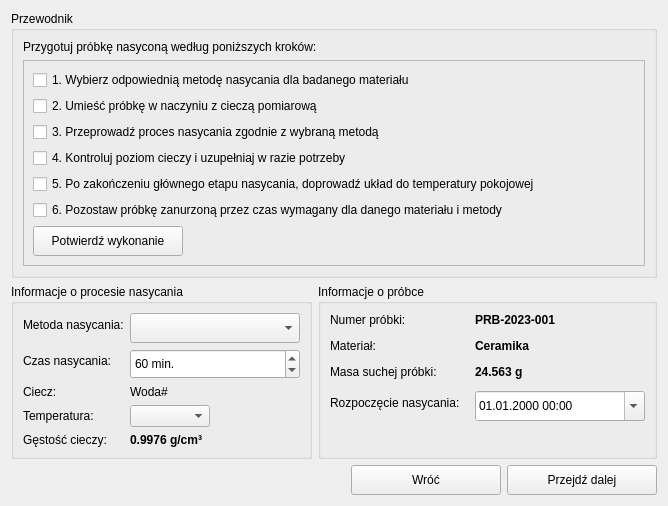
                  <widget class="QWidget" name="pagePrepareMeasureTriple">
                   <layout class="QVBoxLayout" name="verticalLayout_40">
                    <item>
                     <widget class="QGroupBox" name="groupBoxGuideGPrepareSaturation">
                      <property name="minimumSize">
                       <size>
                        <width>0</width>
                        <height>250</height>
                       </size>
                      </property>
                      <property name="title">
                       <string>Przewodnik</string>
                      </property>
                      <layout class="QVBoxLayout" name="verticalLayout_24">
                       <item>
                        <widget class="QLabel" name="guideDescPrepareSaturation">
                         <property name="font">
                          <font>
                           <pointsize>9</pointsize>
                          </font>
                         </property>
                         <property name="text">
                          <string>Przygotuj próbkę nasyconą według poniższych kroków:</string>
                         </property>
                         <property name="wordWrap">
                          <bool>true</bool>
                         </property>
                        </widget>
                       </item>
                       <item>
                        <widget class="QFrame" name="stepsFrame_2">
                         <property name="frameShape">
                          <enum>QFrame::Shape::StyledPanel</enum>
                         </property>
                         <property name="frameShadow">
                          <enum>QFrame::Shadow::Raised</enum>
                         </property>
                         <layout class="QVBoxLayout" name="verticalLayout_4">
                          <item>
                           <layout class="QHBoxLayout" name="step1Layout_2">
                            <item>
                             <widget class="QCheckBox" name="step1CheckBoxPrepareSaturation">
                              <property name="font">
                               <font>
                                <pointsize>9</pointsize>
                                <hintingpreference>PreferDefaultHinting</hintingpreference>
                               </font>
                              </property>
                              <property name="layoutDirection">
                               <enum>Qt::LayoutDirection::LeftToRight</enum>
                              </property>
                              <property name="text">
                               <string>1. Wybierz odpowiednią metodę nasycania dla badanego materiału</string>
                              </property>
                             </widget>
                            </item>
                           </layout>
                          </item>
                          <item>
                           <layout class="QHBoxLayout" name="step2Layout_2">
                            <item>
                             <widget class="QCheckBox" name="step2CheckBoxPrepareSaturation">
                              <property name="text">
                               <string>2. Umieść próbkę w naczyniu z cieczą pomiarową</string>
                              </property>
                              <property name="tristate">
                               <bool>false</bool>
                              </property>
                             </widget>
                            </item>
                           </layout>
                          </item>
                          <item>
                           <layout class="QHBoxLayout" name="step3Layout_2">
                            <item>
                             <widget class="QCheckBox" name="step3CheckBoxPrepareSaturation">
                              <property name="text">
                               <string>3. Przeprowadź proces nasycania zgodnie z wybraną metodą</string>
                              </property>
                             </widget>
                            </item>
                           </layout>
                          </item>
                          <item>
                           <layout class="QHBoxLayout" name="step4Layout_3">
                            <item>
                             <widget class="QCheckBox" name="step4CheckBoxPrepareSaturation">
                              <property name="text">
                               <string>4. Kontroluj poziom cieczy i uzupełniaj w razie potrzeby</string>
                              </property>
                             </widget>
                            </item>
                           </layout>
                          </item>
                          <item>
                           <layout class="QHBoxLayout" name="step5Layout_3">
                            <item>
                             <widget class="QCheckBox" name="step5CheckBoxPrepareSaturation">
                              <property name="text">
                               <string>5. Po zakończeniu głównego etapu nasycania, doprowadź układ do temperatury pokojowej</string>
                              </property>
                             </widget>
                            </item>
                           </layout>
                          </item>
                          <item>
                           <layout class="QHBoxLayout" name="step6Layout">
                            <item>
                             <widget class="QCheckBox" name="step6CheckBoxPrepareSaturation">
                              <property name="text">
                               <string>6. Pozostaw próbkę zanurzoną przez czas wymagany dla danego materiału i metody</string>
                              </property>
                             </widget>
                            </item>
                           </layout>
                          </item>
                          <item>
                           <widget class="QPushButton" name="buttonConfirmPrepareSaturation">
                            <property name="minimumSize">
                             <size>
                              <width>150</width>
                              <height>30</height>
                             </size>
                            </property>
                            <property name="maximumSize">
                             <size>
                              <width>130</width>
                              <height>16777215</height>
                             </size>
                            </property>
                            <property name="text">
                             <string>Potwierdź wykonanie</string>
                            </property>
                           </widget>
                          </item>
                         </layout>
                        </widget>
                       </item>
                      </layout>
                     </widget>
                    </item>
                    <item>
                     <layout class="QHBoxLayout" name="horizontalLayout_9">
                      <item>
                       <widget class="QGroupBox" name="groupBoxLiquidInfoGPrepareSaturation">
                        <property name="sizePolicy">
                         <sizepolicy hsizetype="Preferred" vsizetype="MinimumExpanding">
                          <horstretch>0</horstretch>
                          <verstretch>0</verstretch>
                         </sizepolicy>
                        </property>
                        <property name="maximumSize">
                         <size>
                          <width>16777215</width>
                          <height>16777215</height>
                         </size>
                        </property>
                        <property name="title">
                         <string>Informacje o procesie nasycania</string>
                        </property>
                        <layout class="QFormLayout" name="formLayout_5">
                         <item row="0" column="0">
                          <widget class="QLabel" name="labelSaturationMethodPrepareMeasureTriple">
                           <property name="text">
                            <string>Metoda nasycania:</string>
                           </property>
                          </widget>
                         </item>
                         <item row="0" column="1">
                          <widget class="QComboBox" name="comboBoxSaturationMethodPrepareMeasureTriple">
                           <property name="minimumSize">
                            <size>
                             <width>170</width>
                             <height>30</height>
                            </size>
                           </property>
                          </widget>
                         </item>
                         <item row="1" column="0">
                          <widget class="QLabel" name="saturationTimeLabel">
                           <property name="maximumSize">
                            <size>
                             <width>130</width>
                             <height>16777215</height>
                            </size>
                           </property>
                           <property name="text">
                            <string>Czas nasycania:</string>
                           </property>
                          </widget>
                         </item>
                         <item row="1" column="1">
                          <widget class="QSpinBox" name="spinSaturationTimePrepareMeasureTriple">
                           <property name="minimumSize">
                            <size>
                             <width>100</width>
                             <height>30</height>
                            </size>
                           </property>
                           <property name="inputMethodHints">
                            <set>Qt::InputMethodHint::ImhDigitsOnly</set>
                           </property>
                           <property name="suffix">
                            <string> min.</string>
                           </property>
                           <property name="minimum">
                            <number>10</number>
                           </property>
                           <property name="maximum">
                            <number>1440</number>
                           </property>
                           <property name="singleStep">
                            <number>5</number>
                           </property>
                           <property name="value">
                            <number>60</number>
                           </property>
                          </widget>
                         </item>
                         <item row="2" column="0">
                          <widget class="QLabel" name="labelLiquidTypePrepareSaturationTriple">
                           <property name="text">
                            <string>Ciecz:</string>
                           </property>
                          </widget>
                         </item>
                         <item row="2" column="1">
                          <widget class="QLabel" name="editLiquidTypePrepareSaturationTriple">
                           <property name="text">
                            <string>Woda#</string>
                           </property>
                          </widget>
                         </item>
                         <item row="3" column="0">
                          <widget class="QLabel" name="labelSaturationTempPrepareMeasureTriple">
                           <property name="text">
                            <string>Temperatura:</string>
                           </property>
                          </widget>
                         </item>
                         <item row="3" column="1">
                          <widget class="QComboBox" name="comboBoxTempFluidPrepareSaturationTrilpe">
                           <property name="maximumSize">
                            <size>
                             <width>80</width>
                             <height>16777215</height>
                            </size>
                           </property>
                          </widget>
                         </item>
                         <item row="4" column="0">
                          <widget class="QLabel" name="labeLiquidDensityPrepareMeasureSecond_2">
                           <property name="text">
                            <string>Gęstość cieczy:</string>
                           </property>
                          </widget>
                         </item>
                         <item row="4" column="1">
                          <widget class="QLabel" name="labelFluidDensityPrepareSaturationTrilpe">
                           <property name="font">
                            <font>
                             <bold>true</bold>
                            </font>
                           </property>
                           <property name="text">
                            <string>0.9976 g/cm³</string>
                           </property>
                          </widget>
                         </item>
                        </layout>
                       </widget>
                      </item>
                      <item>
                       <widget class="QGroupBox" name="sampleInfoGroupBox_2">
                        <property name="sizePolicy">
                         <sizepolicy hsizetype="Preferred" vsizetype="MinimumExpanding">
                          <horstretch>0</horstretch>
                          <verstretch>0</verstretch>
                         </sizepolicy>
                        </property>
                        <property name="title">
                         <string>Informacje o próbce</string>
                        </property>
                        <layout class="QFormLayout" name="formLayout_8">
                         <property name="horizontalSpacing">
                          <number>15</number>
                         </property>
                         <property name="verticalSpacing">
                          <number>12</number>
                         </property>
                         <item row="0" column="0">
                          <widget class="QLabel" name="labelSamplePrepareMeasureTriple">
                           <property name="text">
                            <string>Numer próbki:</string>
                           </property>
                          </widget>
                         </item>
                         <item row="0" column="1">
                          <widget class="QLabel" name="ediSampleIdValuePrepareMeasureTriple">
                           <property name="font">
                            <font>
                             <bold>true</bold>
                            </font>
                           </property>
                           <property name="text">
                            <string>PRB-2023-001</string>
                           </property>
                          </widget>
                         </item>
                         <item row="1" column="0">
                          <widget class="QLabel" name="labelSampleMaterialPrepareMeasureTriple">
                           <property name="text">
                            <string>Materiał:</string>
                           </property>
                          </widget>
                         </item>
                         <item row="1" column="1">
                          <widget class="QLabel" name="editSampleMaterialValuePrepareMeasureTriple">
                           <property name="font">
                            <font>
                             <bold>true</bold>
                            </font>
                           </property>
                           <property name="text">
                            <string>Ceramika</string>
                           </property>
                          </widget>
                         </item>
                         <item row="2" column="0">
                          <widget class="QLabel" name="labelAirWeightPrepareMeasureTriple">
                           <property name="text">
                            <string>Masa suchej próbki:</string>
                           </property>
                          </widget>
                         </item>
                         <item row="2" column="1">
                          <widget class="QLabel" name="editAirWeightValuePrepareMeasureTriple">
                           <property name="font">
                            <font>
                             <bold>true</bold>
                            </font>
                           </property>
                           <property name="text">
                            <string>24.563 g</string>
                           </property>
                          </widget>
                         </item>
                         <item row="3" column="0">
                          <widget class="QLabel" name="labelStartSaturationPrepareMeasureTriple">
                           <property name="text">
                            <string>Rozpoczęcie nasycania:</string>
                           </property>
                          </widget>
                         </item>
                         <item row="3" column="1">
                          <widget class="QDateTimeEdit" name="editStartSaturationDateTimePrepareMeasureTriple">
                           <property name="minimumSize">
                            <size>
                             <width>170</width>
                             <height>30</height>
                            </size>
                           </property>
                           <property name="displayFormat">
                            <string>dd.MM.yyyy HH:mm</string>
                           </property>
                           <property name="calendarPopup">
                            <bool>true</bool>
                           </property>
                          </widget>
                         </item>
                        </layout>
                       </widget>
                      </item>
                     </layout>
                    </item>
                    <item>
                     <layout class="QHBoxLayout" name="navigationButtonsLayout_2">
                      <item>
                       <spacer name="horizontalSpacer_4">
                        <property name="orientation">
                         <enum>Qt::Orientation::Horizontal</enum>
                        </property>
                        <property name="sizeHint" stdset="0">
                         <size>
                          <width>40</width>
                          <height>20</height>
                         </size>
                        </property>
                       </spacer>
                      </item>
                      <item>
                       <widget class="QPushButton" name="buttonPrevPrepareSaturation">
                        <property name="minimumSize">
                         <size>
                          <width>150</width>
                          <height>30</height>
                         </size>
                        </property>
                        <property name="text">
                         <string>Wróć</string>
                        </property>
                       </widget>
                      </item>
                      <item>
                       <widget class="QPushButton" name="buttonNextPrepareSaturation">
                        <property name="minimumSize">
                         <size>
                          <width>150</width>
                          <height>30</height>
                         </size>
                        </property>
                        <property name="text">
                         <string>Przejdź dalej</string>
                        </property>
                       </widget>
                      </item>
                     </layout>
                    </item>
                   </layout>
                  </widget>
